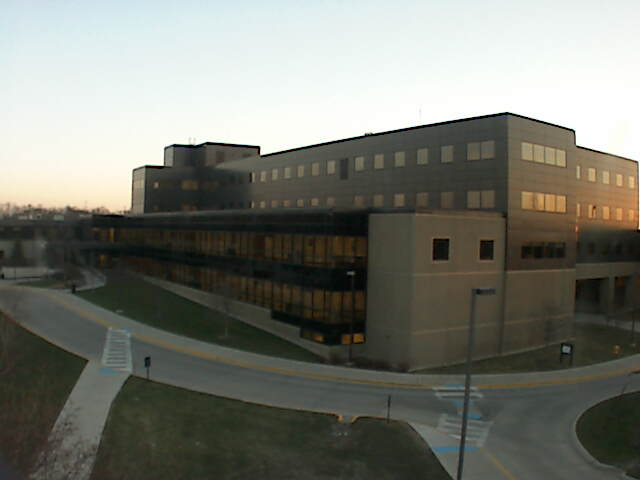
#> input picture small-test-samples/1093/20140419_002403.jpg, 640 x 480 px, found by its file name
$ python main.py   (older library calls are emulated)
#> lines starting #> are read from the running program, lines starting #| are printed output that depends on the picture; after the words box and inside, x2 and y2 are one past the last pixel; in counts of white or black regions, pixels touching at a corner belong together
### src/sky_detector.py
from math import exp
import cv2
import numpy as np
import utils
import config


def preprocess(img, ksize):
    """
    Completes the preprocessing of the image using Gaussian blur
    """
    blurred = cv2.GaussianBlur(img, ksize, 0)

    if len(blurred.shape) == 3:
        blurred = cv2.cvtColor(blurred, cv2.COLOR_BGR2GRAY)

    return blurred


def sobel(img):
    """
    Apply Sobel edge detection to the image
    """
    sobel_hori = cv2.Sobel(img, cv2.CV_64F, 1, 0, ksize=3)
    sobel_vert = cv2.Sobel(img, cv2.CV_64F, 0, 1, ksize=3)

    sobel_hori_mag = cv2.convertScaleAbs(sobel_hori)
    sobel_vert_mag = cv2.convertScaleAbs(sobel_vert)

    combined_mag = cv2.addWeighted(sobel_hori_mag, 0.5, sobel_vert_mag, 0.5, 0)

    return combined_mag


def find_boundary_points(img, threshold):
    """
    Find the boundary points of the building
    """
    boundary_points = []
    for col in range(img.shape[1]):
        for row in range(img.shape[0]):
            if img[row, col] > threshold:
                boundary_points.append((row, col))
                break

    return boundary_points


def generate_mask(img, boundary_points):
    """
    Generate a mask of the sky
    """
    mask = np.full(img.shape, 255, dtype=np.uint8)
    for point in boundary_points:
        mask[point[0]:, point[1]] = 0
    return mask


def calculate_boundary_threshold(img, row_percentage, day_night_thresh, day_night_multi = (1, 1)):
    """
    Calculate the threshold of the image
    """
    row_count = int(img.shape[0] * (row_percentage / 100))
    row_mean = np.mean(img[:row_count, :])

    day_multi, night_multi = day_night_multi

    if row_mean > day_night_thresh:
        return row_mean * day_multi, True
    else:
        return row_mean * night_multi, False


def initial_segment_sky(img, display=False):
    # Variables for image preprocessing
    gaussian_ksize = config.gaussian_ksize

    # Variables for boundary thresholding
    row_percentage = config.row_percentage
    day_night_threshold = config.day_night_threshold
    day_night_multi = config.day_night_multi

    # Preprocess image
    preprocessed_img = preprocess(img, gaussian_ksize)

    # Get boundary threshold
    boundary_threshold, _ = calculate_boundary_threshold(preprocessed_img, row_percentage, day_night_threshold, day_night_multi)

    # Apply Sobel edge detection
    sobel_img = sobel(preprocessed_img)

    # print(np.mean(sobel_img))

    # Find boundary points
    boundary_points = find_boundary_points(sobel_img, boundary_threshold)

    # Generate mask
    mask = generate_mask(sobel_img, boundary_points)

    # Segment sky
    mask = cv2.cvtColor(mask, cv2.COLOR_GRAY2BGR)
    sky_img = cv2.bitwise_and(img, mask)

    # Plot images
    if display:
        utils.plot_subplots((2, 2), [img, sobel_img, mask, sky_img], ["Original Image", "Sobel Edges", "Sky Segmentation Mask", "Sky Image"])

    return mask, sky_img

### src/utils.py
from matplotlib import pyplot as plt


def plot_subplots(shape, imgs, titles=None):
    """
    Plot a set of images in a grid of subplots.
    """
    rows, cols = shape

    plt.figure()

    if len(imgs) > rows * cols:
        raise ValueError(f"Too many images to plot. Max {rows * cols} images can be plotted.")

    for i in range(len(imgs)):
        plt.subplot(rows, cols, i + 1)
        plt.imshow(imgs[i])

        if titles is not None:
            plt.title(titles[i])

        plt.axis('off')

    plt.show()

### src/performance.py
from os import walk

import cv2
import numpy as np
from sklearn.metrics import classification_report, confusion_matrix
import sky_detector as detector
import config
from itertools import repeat

# [34 lines left out: functions get_corrupted, generate_confusion_matrix, generate_classification_report, not called in this run]


def evaluate(algorithm):
    """
    Evaluates the performance of any algorithm on a dataset.
    """
    dir_name = "test-samples"
    sample_dir_names = next(walk(f'./{dir_name}'), (None, None, []))[1] # Gets all the subdirectories in the target sample directory.

    for curr_imgs_dir_name in sample_dir_names:
        print("Currently evaluating: ", curr_imgs_dir_name)

        imgs_filenames = next(walk(f'./{dir_name}/{curr_imgs_dir_name}'), (None, None, []))[2] # Gets all the filenames in the target image set directory.

        # Performance metrics
        day_list = []
        night_list = []

        days, nights = 0, 0

        for curr_img_filename in imgs_filenames:
            # Read selected image
            curr_img_path = f'./{dir_name}/{curr_imgs_dir_name}/{curr_img_filename}'

            with open(curr_img_path, 'rb') as f:
                check_chars = f.read()[-2:]

            if check_chars != b'\xff\xd9':
                print("Skipping incomplete image")
            else:
                curr_img = cv2.imread(curr_img_path, cv2.IMREAD_COLOR)

                _, day = detector.calculate_boundary_threshold(curr_img, config.row_percentage, config.day_night_threshold)

                # Run algorithm on selected image
                mask, _ = algorithm(curr_img)
                mask = cv2.cvtColor(mask, cv2.COLOR_BGR2GRAY)

                cv2.imwrite(f'results/{curr_imgs_dir_name}/{curr_img_filename}', mask) # Log results

                if day:
                    day_list.extend(mask.flatten())
                    days += 1
                else:
                    night_list.extend(mask.flatten())
                    nights += 1


        # Get ground truth image
        ground_truth = cv2.imread(f'./ground_truths/{curr_imgs_dir_name}.png', cv2.IMREAD_GRAYSCALE)

        day_gt_list = []
        day_gt_list.extend(repeat(ground_truth.flatten(), days))

        night_gt_list = []
        night_gt_list.extend(repeat(ground_truth.flatten(), nights))

        day = np.array(day_list)
        night = np.array(night_list)

        day_gt = np.array(day_gt_list)
        night_gt = np.array(night_gt_list)

        print("Calculating Performance")

        dtn, dfp, dfn, dtp = generate_confusion_matrix(day_gt, day)
        print(f'Days: {days} - TN:{dtn} FP:{dfp} FN:{dfn} TP:{dtp}')

        ntn, nfp, nfn, ntp = generate_confusion_matrix(night_gt, night)
        print(f'Night: {nights} - TN:{ntn} FP:{nfp} FN:{nfn} TP:{ntp}')

        totals = days + nights

        print(f'Total: {totals} - TN:{dtn + ntn} FP:{dfp + nfp} FN:{dfn + nfn} TP:{dtp + ntp}')


# [40 lines left out: function evaluate_results, not called in this run]

### src/main.py
import cv2
import sky_detector as detector
import performance


if __name__ == '__main__':
    # Read selected image
    curr_img_path = "./training-samples/1093/20140419_002403.jpg"
    ori_img = cv2.imread(curr_img_path, cv2.IMREAD_COLOR)
#> ori_img is the input picture: shape (480, 640, 3); mean B, G, R 112.3, 120.7, 119.5

    # Segment the sky
    sky_mask, sky = detector.initial_segment_sky(ori_img, True)
#> in preprocess, `blurred = cv2.cvtColor(blurred, cv2.COLOR_BGR2GRAY)`:
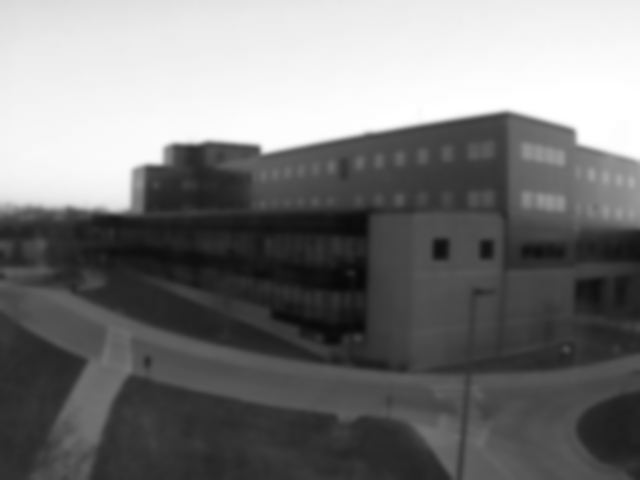
#> blurred: shape (480, 640); min 8, max 255, mean 119.4
#> in calculate_boundary_threshold, `row_mean = np.mean(img[:row_count, :])`: row_mean = 238.8
#> in initial_segment_sky, `boundary_threshold, _ = calculate_boundary_threshold(preprocessed_img,..`: boundary_threshold = 23.88
#> in sobel, `sobel_hori = cv2.Sobel(img, cv2.CV_64F, 1, 0, ksize=3)`:
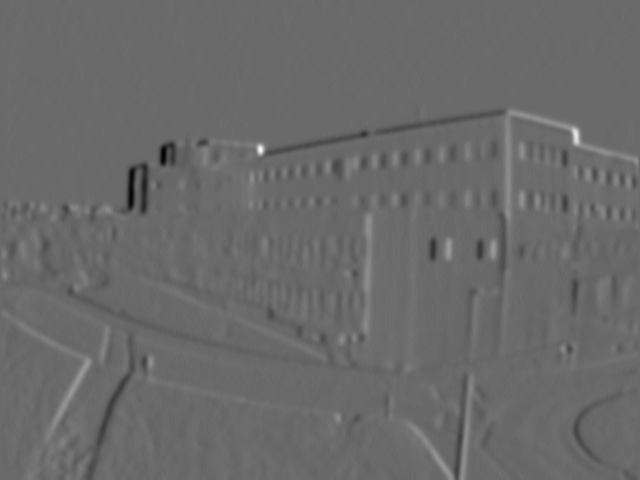
#> sobel_hori: shape (480, 640) float64; min -156, max 218, mean -0.1; drawn with min black and max white
#> in sobel, `sobel_vert = cv2.Sobel(img, cv2.CV_64F, 0, 1, ksize=3)`:
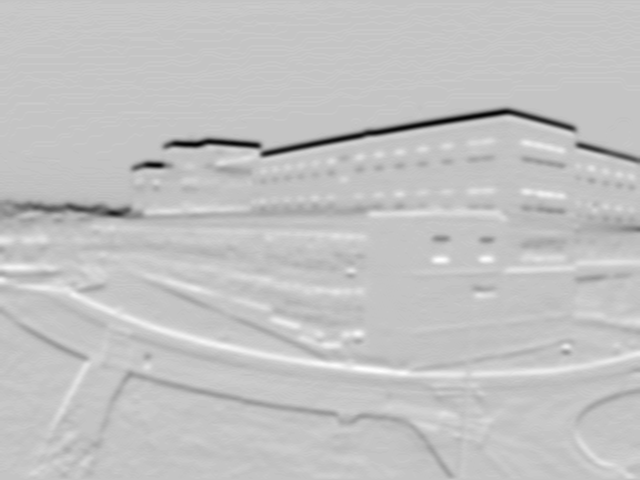
#> sobel_vert: shape (480, 640) float64; min -258, max 76, mean -2.8; drawn with min black and max white
#> in sobel, `sobel_vert_mag = cv2.convertScaleAbs(sobel_vert)`:
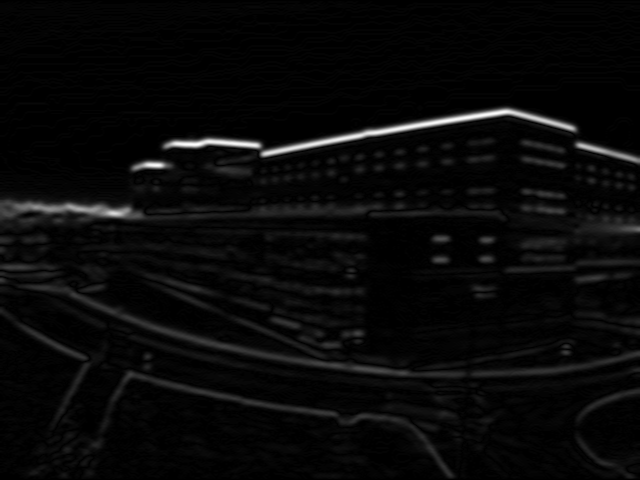
#> sobel_vert_mag: shape (480, 640); min 0, max 255, mean 8.9
#> in sobel, `combined_mag = cv2.addWeighted(sobel_hori_mag, 0.5, sobel_vert_mag, 0...`:
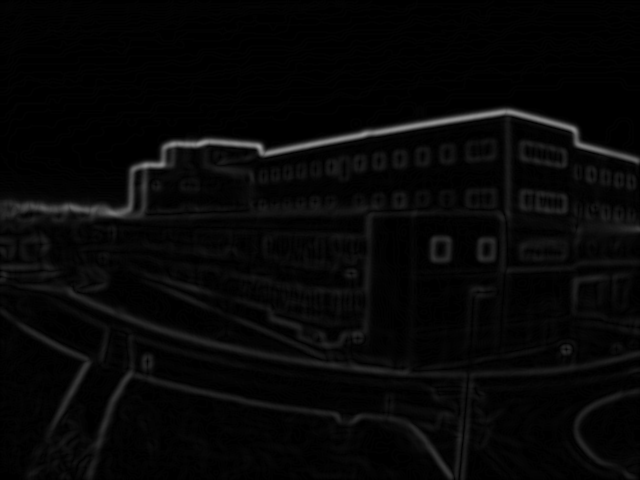
#> combined_mag: shape (480, 640); min 0, max 155, mean 6.9
#> in initial_segment_sky, `boundary_points = find_boundary_points(sobel_img, boundary_threshold)`: boundary_points = 640 pairs, first value 107 to 207, second value 0 to 639
#> the loop in generate_mask, `for point in boundary_points:` made 640 passes
#> point on passes 1 to 3: (201, 0), (201, 1), (201, 2)
#> after the loop in generate_mask, `for point in boundary_points:`:
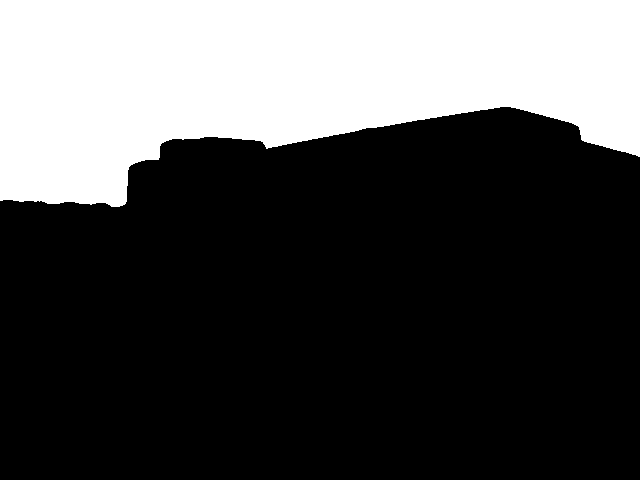
#> mask: shape (480, 640); 30.5% white; 1 white region, box (x1, y1, x2, y2) and area: (0, 0, 640, 207) 93758
#> in initial_segment_sky, `sky_img = cv2.bitwise_and(img, mask)`:
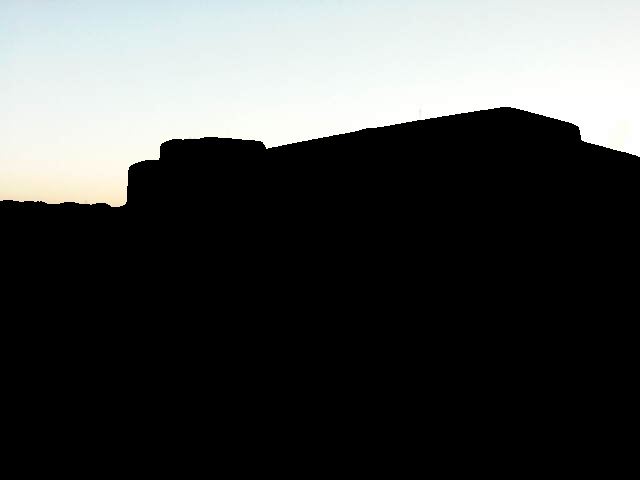
#> sky_img: shape (480, 640, 3); mean B, G, R 74.1, 75, 73.3
#> the loop in plot_subplots, `for i in range(len(imgs)):` made 4 passes

    # Performance test
#> (the run stopped early here; a loop or call above may not have finished)

$ run again, with small-test-samples/1093/20140418_215418.jpg copied over small-test-samples/1093/20140419_002403.jpg
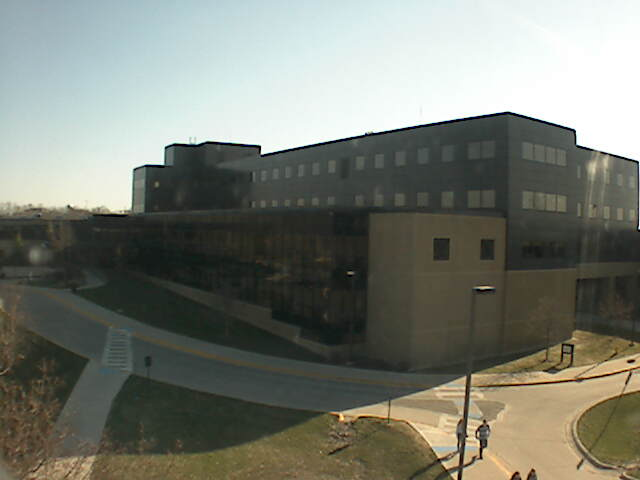
#> input picture small-test-samples/1093/20140418_215418.jpg, 640 x 480 px, found by its file name
#> ori_img is the input picture: shape (480, 640, 3); mean B, G, R 114.2, 124.1, 121.2
#> row_mean = 222.1
#> boundary_threshold = 22.21
#> in sobel, `combined_mag = cv2.addWeighted(sobel_hori_mag, 0.5, sobel_vert_mag, 0...`:
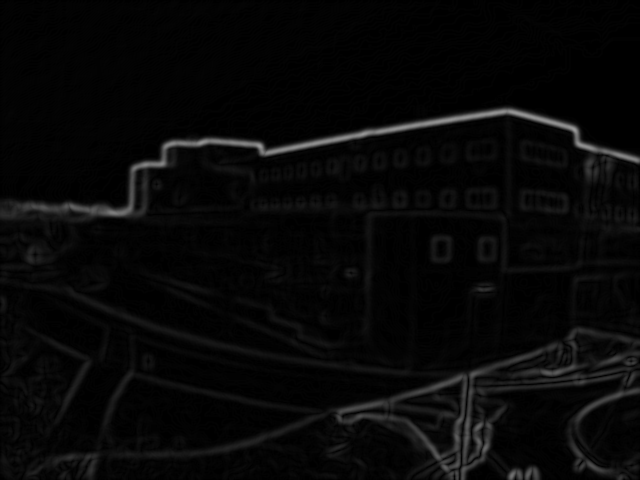
#> combined_mag: shape (480, 640); min 0, max 155, mean 7.7
#> in initial_segment_sky, `boundary_points = find_boundary_points(sobel_img, boundary_threshold)`: boundary_points = 640 pairs, first value 106 to 208, second value 0 to 639
#> the loop in generate_mask, `for point in boundary_points:` made 640 passes
#> point on passes 1 to 3: (203, 0), (203, 1), (202, 2)
#> in initial_segment_sky, `sky_img = cv2.bitwise_and(img, mask)`:
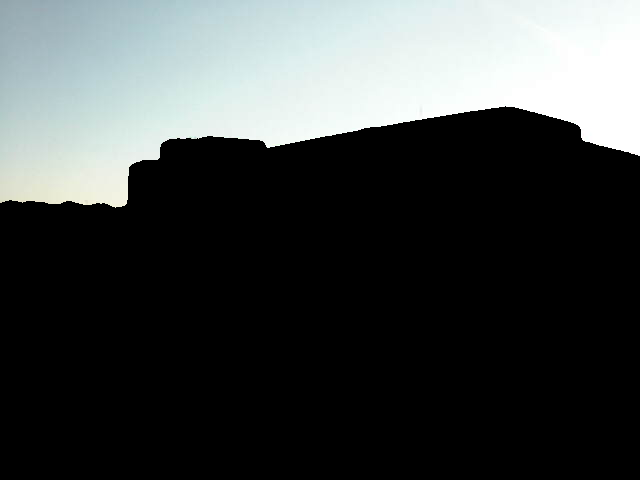
#> sky_img: shape (480, 640, 3); mean B, G, R 70.3, 70.7, 66.8
#> the loop in plot_subplots, `for i in range(len(imgs)):` made 4 passes

$ run again, with small-test-samples/1093/20140419_062401.jpg copied over small-test-samples/1093/20140419_002403.jpg
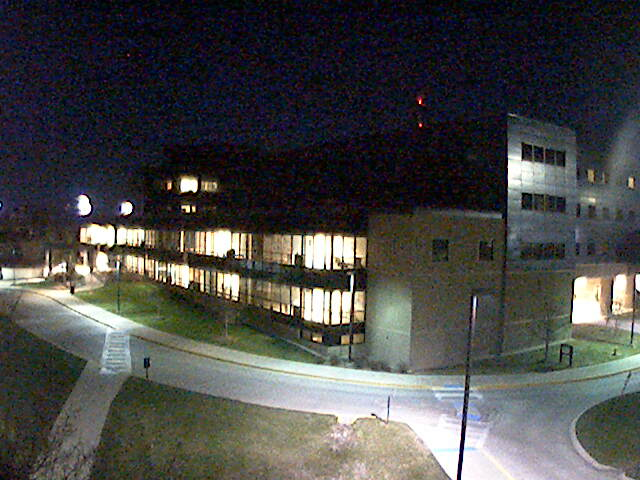
#> input picture small-test-samples/1093/20140419_062401.jpg, 640 x 480 px, found by its file name
#> ori_img is the input picture: shape (480, 640, 3); mean B, G, R 71.5, 73.1, 73
#> row_mean = 15.44
#> boundary_threshold = 3.86
#> in initial_segment_sky, `boundary_points = find_boundary_points(sobel_img, boundary_threshold)`: boundary_points = 640 pairs, first value 0 to 52, second value 0 to 639
#> the loop in generate_mask, `for point in boundary_points:` made 640 passes
#> point on passes 1 to 3: (4, 0), (3, 1), (3, 2)
#> in initial_segment_sky, `sky_img = cv2.bitwise_and(img, mask)`:
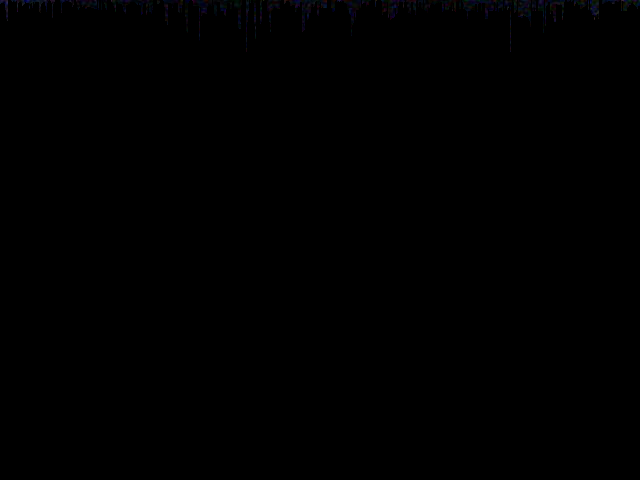
#> sky_img: shape (480, 640, 3); mean B, G, R 0.3, 0.2, 0.1
#> the loop in plot_subplots, `for i in range(len(imgs)):` made 4 passes
